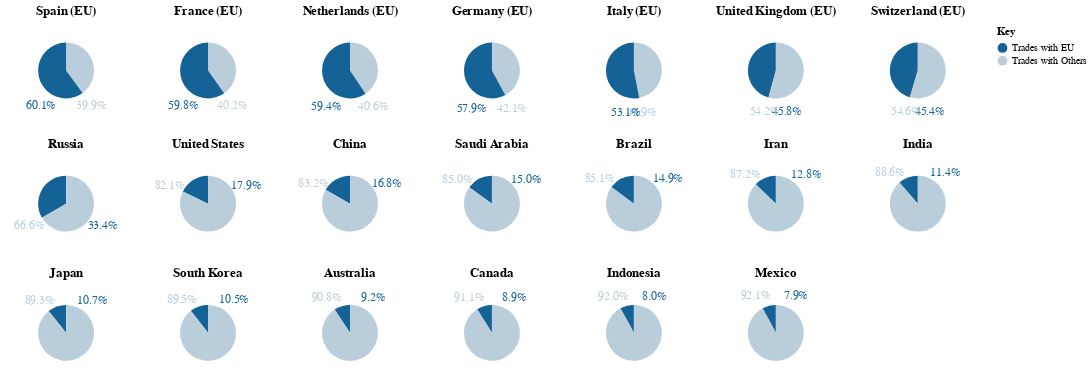

The notebook cell this image was saved under:
### Code cell
my_altair.get_altaire_multi_charts_for_EU()

### Figure 1 — Vega-Lite specification as saved in the notebook (floating-point values rounded to 4 significant figures; data arrays with more than 128 entries replaced by an {"elided": "..."} marker saying what was removed)
{"config": {"view": {"continuousWidth": 400, "continuousHeight": 300}, "title": {"baseline": "line-top", "dy": -5}}, "vconcat": [{"hconcat": [{"layer": [{"mark": {"type": "arc", "outerRadius": 28.57}, "encoding": {"color": {"field": "isEuPartner", "legend": {"title": "Key"}, "scale": {"domain": ["Trades with EU", "Trades with Others"], "range": ["#156296", "#B9CDDB"]}, "type": "nominal"}, "theta": {"field": "total_trade", "type": "quantitative"}, "tooltip": {"field": "total_trade", "format": "$,.0f", "type": "quantitative"}}, "selection": {"Year": {"type": "single", "bind": {"input": "range", "max": 2020, "min": 2014, "step": 1}, "fields": ["Year"], "init": {"Year": 2020}}}, "transform": [{"filter": {"equal": "Spain", "field": "Country"}}]}, {"mark": {"type": "text", "radius": 43.33, "size": 12}, "encoding": {"color": {"field": "isEuPartner", "legend": {"title": "Key"}, "scale": {"domain": ["Trades with EU", "Trades with Others"], "range": ["#156296", "#B9CDDB"]}, "type": "nominal"}, "text": {"field": "PercentOfTotal", "format": ".1%", "type": "quantitative"}, "theta": {"field": "total_trade", "type": "quantitative"}, "tooltip": {"field": "total_trade", "format": "$,.0f", "type": "quantitative"}}, "transform": [{"calculate": "datum.total_trade / datum.total_toWorld_trade", "as": "PercentOfTotal"}, {"filter": {"equal": "Spain", "field": "Country"}}]}], "height": 90.0, "title": "Spain (EU)", "transform": [{"filter": {"selection": "Year"}}], "width": 125.0}, {"layer": [{"mark": {"type": "arc", "outerRadius": 28.57}, "encoding": {"color": {"field": "isEuPartner", "legend": {"title": "Key"}, "scale": {"domain": ["Trades with EU", "Trades with Others"], "range": ["#156296", "#B9CDDB"]}, "type": "nominal"}, "theta": {"field": "total_trade", "type": "quantitative"}, "tooltip": {"field": "total_trade", "format": "$,.0f", "type": "quantitative"}}, "selection": {"Year": {"type": "single", "bind": {"input": "range", "max": 2020, "min": 2014, "step": 1}, "fields": ["Year"], "init": {"Year": 2020}}}, "transform": [{"filter": {"equal": "France", "field": "Country"}}]}, {"mark": {"type": "text", "radius": 43.33, "size": 12}, "encoding": {"color": {"field": "isEuPartner", "legend": {"title": "Key"}, "scale": {"domain": ["Trades with EU", "Trades with Others"], "range": ["#156296", "#B9CDDB"]}, "type": "nominal"}, "text": {"field": "PercentOfTotal", "format": ".1%", "type": "quantitative"}, "theta": {"field": "total_trade", "type": "quantitative"}, "tooltip": {"field": "total_trade", "format": "$,.0f", "type": "quantitative"}}, "transform": [{"calculate": "datum.total_trade / datum.total_toWorld_trade", "as": "PercentOfTotal"}, {"filter": {"equal": "France", "field": "Country"}}]}], "height": 90.0, "title": "France (EU)", "transform": [{"filter": {"selection": "Year"}}], "width": 125.0}, {"layer": [{"mark": {"type": "arc", "outerRadius": 28.57}, "encoding": {"color": {"field": "isEuPartner", "legend": {"title": "Key"}, "scale": {"domain": ["Trades with EU", "Trades with Others"], "range": ["#156296", "#B9CDDB"]}, "type": "nominal"}, "theta": {"field": "total_trade", "type": "quantitative"}, "tooltip": {"field": "total_trade", "format": "$,.0f", "type": "quantitative"}}, "selection": {"Year": {"type": "single", "bind": {"input": "range", "max": 2020, "min": 2014, "step": 1}, "fields": ["Year"], "init": {"Year": 2020}}}, "transform": [{"filter": {"equal": "Netherlands", "field": "Country"}}]}, {"mark": {"type": "text", "radius": 43.33, "size": 12}, "encoding": {"color": {"field": "isEuPartner", "legend": {"title": "Key"}, "scale": {"domain": ["Trades with EU", "Trades with Others"], "range": ["#156296", "#B9CDDB"]}, "type": "nominal"}, "text": {"field": "PercentOfTotal", "format": ".1%", "type": "quantitative"}, "theta": {"field": "total_trade", "type": "quantitative"}, "tooltip": {"field": "total_trade", "format": "$,.0f", "type": "quantitative"}}, "transform": [{"calculate": "datum.total_trade / datum.total_toWorld_trade", "as": "PercentOfTotal"}, {"filter": {"equal": "Netherlands", "field": "Country"}}]}], "height": 90.0, "title": "Netherlands (EU)", "transform": [{"filter": {"selection": "Year"}}], "width": 125.0}, {"layer": [{"mark": {"type": "arc", "outerRadius": 28.57}, "encoding": {"color": {"field": "isEuPartner", "legend": {"title": "Key"}, "scale": {"domain": ["Trades with EU", "Trades with Others"], "range": ["#156296", "#B9CDDB"]}, "type": "nominal"}, "theta": {"field": "total_trade", "type": "quantitative"}, "tooltip": {"field": "total_trade", "format": "$,.0f", "type": "quantitative"}}, "selection": {"Year": {"type": "single", "bind": {"input": "range", "max": 2020, "min": 2014, "step": 1}, "fields": ["Year"], "init": {"Year": 2020}}}, "transform": [{"filter": {"equal": "Germany", "field": "Country"}}]}, {"mark": {"type": "text", "radius": 43.33, "size": 12}, "encoding": {"color": {"field": "isEuPartner", "legend": {"title": "Key"}, "scale": {"domain": ["Trades with EU", "Trades with Others"], "range": ["#156296", "#B9CDDB"]}, "type": "nominal"}, "text": {"field": "PercentOfTotal", "format": ".1%", "type": "quantitative"}, "theta": {"field": "total_trade", "type": "quantitative"}, "tooltip": {"field": "total_trade", "format": "$,.0f", "type": "quantitative"}}, "transform": [{"calculate": "datum.total_trade / datum.total_toWorld_trade", "as": "PercentOfTotal"}, {"filter": {"equal": "Germany", "field": "Country"}}]}], "height": 90.0, "title": "Germany (EU)", "transform": [{"filter": {"selection": "Year"}}], "width": 125.0}, {"layer": [{"mark": {"type": "arc", "outerRadius": 28.57}, "encoding": {"color": {"field": "isEuPartner", "legend": {"title": "Key"}, "scale": {"domain": ["Trades with EU", "Trades with Others"], "range": ["#156296", "#B9CDDB"]}, "type": "nominal"}, "theta": {"field": "total_trade", "type": "quantitative"}, "tooltip": {"field": "total_trade", "format": "$,.0f", "type": "quantitative"}}, "selection": {"Year": {"type": "single", "bind": {"input": "range", "max": 2020, "min": 2014, "step": 1}, "fields": ["Year"], "init": {"Year": 2020}}}, "transform": [{"filter": {"equal": "Italy", "field": "Country"}}]}, {"mark": {"type": "text", "radius": 43.33, "size": 12}, "encoding": {"color": {"field": "isEuPartner", "legend": {"title": "Key"}, "scale": {"domain": ["Trades with EU", "Trades with Others"], "range": ["#156296", "#B9CDDB"]}, "type": "nominal"}, "text": {"field": "PercentOfTotal", "format": ".1%", "type": "quantitative"}, "theta": {"field": "total_trade", "type": "quantitative"}, "tooltip": {"field": "total_trade", "format": "$,.0f", "type": "quantitative"}}, "transform": [{"calculate": "datum.total_trade / datum.total_toWorld_trade", "as": "PercentOfTotal"}, {"filter": {"equal": "Italy", "field": "Country"}}]}], "height": 90.0, "title": "Italy (EU)", "transform": [{"filter": {"selection": "Year"}}], "width": 125.0}, {"layer": [{"mark": {"type": "arc", "outerRadius": 28.57}, "encoding": {"color": {"field": "isEuPartner", "legend": {"title": "Key"}, "scale": {"domain": ["Trades with EU", "Trades with Others"], "range": ["#156296", "#B9CDDB"]}, "type": "nominal"}, "theta": {"field": "total_trade", "type": "quantitative"}, "tooltip": {"field": "total_trade", "format": "$,.0f", "type": "quantitative"}}, "selection": {"Year": {"type": "single", "bind": {"input": "range", "max": 2020, "min": 2014, "step": 1}, "fields": ["Year"], "init": {"Year": 2020}}}, "transform": [{"filter": {"equal": "United Kingdom", "field": "Country"}}]}, {"mark": {"type": "text", "radius": 43.33, "size": 12}, "encoding": {"color": {"field": "isEuPartner", "legend": {"title": "Key"}, "scale": {"domain": ["Trades with EU", "Trades with Others"], "range": ["#156296", "#B9CDDB"]}, "type": "nominal"}, "text": {"field": "PercentOfTotal", "format": ".1%", "type": "quantitative"}, "theta": {"field": "total_trade", "type": "quantitative"}, "tooltip": {"field": "total_trade", "format": "$,.0f", "type": "quantitative"}}, "transform": [{"calculate": "datum.total_trade / datum.total_toWorld_trade", "as": "PercentOfTotal"}, {"filter": {"equal": "United Kingdom", "field": "Country"}}]}], "height": 90.0, "title": "United Kingdom (EU)", "transform": [{"filter": {"selection": "Year"}}], "width": 125.0}, {"layer": [{"mark": {"type": "arc", "outerRadius": 28.57}, "encoding": {"color": {"field": "isEuPartner", "legend": {"title": "Key"}, "scale": {"domain": ["Trades with EU", "Trades with Others"], "range": ["#156296", "#B9CDDB"]}, "type": "nominal"}, "theta": {"field": "total_trade", "type": "quantitative"}, "tooltip": {"field": "total_trade", "format": "$,.0f", "type": "quantitative"}}, "selection": {"Year": {"type": "single", "bind": {"input": "range", "max": 2020, "min": 2014, "step": 1}, "fields": ["Year"], "init": {"Year": 2020}}}, "transform": [{"filter": {"equal": "Switzerland", "field": "Country"}}]}, {"mark": {"type": "text", "radius": 43.33, "size": 12}, "encoding": {"color": {"field": "isEuPartner", "legend": {"title": "Key"}, "scale": {"domain": ["Trades with EU", "Trades with Others"], "range": ["#156296", "#B9CDDB"]}, "type": "nominal"}, "text": {"field": "PercentOfTotal", "format": ".1%", "type": "quantitative"}, "theta": {"field": "total_trade", "type": "quantitative"}, "tooltip": {"field": "total_trade", "format": "$,.0f", "type": "quantitative"}}, "transform": [{"calculate": "datum.total_trade / datum.total_toWorld_trade", "as": "PercentOfTotal"}, {"filter": {"equal": "Switzerland", "field": "Country"}}]}], "height": 90.0, "title": "Switzerland (EU)", "transform": [{"filter": {"selection": "Year"}}], "width": 125.0}]}, {"hconcat": [{"layer": [{"mark": {"type": "arc", "outerRadius": 28.57}, "encoding": {"color": {"field": "isEuPartner", "legend": {"title": "Key"}, "scale": {"domain": ["Trades with EU", "Trades with Others"], "range": ["#156296", "#B9CDDB"]}, "type": "nominal"}, "theta": {"field": "total_trade", "type": "quantitative"}, "tooltip": {"field": "total_trade", "format": "$,.0f", "type": "quantitative"}}, "selection": {"Year": {"type": "single", "bind": {"input": "range", "max": 2020, "min": 2014, "step": 1}, "fields": ["Year"], "init": {"Year": 2020}}}, "transform": [{"filter": {"equal": "Russia", "field": "Country"}}]}, {"mark": {"type": "text", "radius": 43.33, "size": 12}, "encoding": {"color": {"field": "isEuPartner", "legend": {"title": "Key"}, "scale": {"domain": ["Trades with EU", "Trades with Others"], "range": ["#156296", "#B9CDDB"]}, "type": "nominal"}, "text": {"field": "PercentOfTotal", "format": ".1%", "type": "quantitative"}, "theta": {"field": "total_trade", "type": "quantitative"}, "tooltip": {"field": "total_trade", "format": "$,.0f", "type": "quantitative"}}, "transform": [{"calculate": "datum.total_trade / datum.total_toWorld_trade", "as": "PercentOfTotal"}, {"filter": {"equal": "Russia", "field": "Country"}}]}], "height": 90.0, "title": "Russia", "transform": [{"filter": {"selection": "Year"}}], "width": 125.0}, {"layer": [{"mark": {"type": "arc", "outerRadius": 28.57}, "encoding": {"color": {"field": "isEuPartner", "legend": {"title": "Key"}, "scale": {"domain": ["Trades with EU", "Trades with Others"], "range": ["#156296", "#B9CDDB"]}, "type": "nominal"}, "theta": {"field": "total_trade", "type": "quantitative"}, "tooltip": {"field": "total_trade", "format": "$,.0f", "type": "quantitative"}}, "selection": {"Year": {"type": "single", "bind": {"input": "range", "max": 2020, "min": 2014, "step": 1}, "fields": ["Year"], "init": {"Year": 2020}}}, "transform": [{"filter": {"equal": "United States", "field": "Country"}}]}, {"mark": {"type": "text", "radius": 43.33, "size": 12}, "encoding": {"color": {"field": "isEuPartner", "legend": {"title": "Key"}, "scale": {"domain": ["Trades with EU", "Trades with Others"], "range": ["#156296", "#B9CDDB"]}, "type": "nominal"}, "text": {"field": "PercentOfTotal", "format": ".1%", "type": "quantitative"}, "theta": {"field": "total_trade", "type": "quantitative"}, "tooltip": {"field": "total_trade", "format": "$,.0f", "type": "quantitative"}}, "transform": [{"calculate": "datum.total_trade / datum.total_toWorld_trade", "as": "PercentOfTotal"}, {"filter": {"equal": "United States", "field": "Country"}}]}], "height": 90.0, "title": "United States", "transform": [{"filter": {"selection": "Year"}}], "width": 125.0}, {"layer": [{"mark": {"type": "arc", "outerRadius": 28.57}, "encoding": {"color": {"field": "isEuPartner", "legend": {"title": "Key"}, "scale": {"domain": ["Trades with EU", "Trades with Others"], "range": ["#156296", "#B9CDDB"]}, "type": "nominal"}, "theta": {"field": "total_trade", "type": "quantitative"}, "tooltip": {"field": "total_trade", "format": "$,.0f", "type": "quantitative"}}, "selection": {"Year": {"type": "single", "bind": {"input": "range", "max": 2020, "min": 2014, "step": 1}, "fields": ["Year"], "init": {"Year": 2020}}}, "transform": [{"filter": {"equal": "China", "field": "Country"}}]}, {"mark": {"type": "text", "radius": 43.33, "size": 12}, "encoding": {"color": {"field": "isEuPartner", "legend": {"title": "Key"}, "scale": {"domain": ["Trades with EU", "Trades with Others"], "range": ["#156296", "#B9CDDB"]}, "type": "nominal"}, "text": {"field": "PercentOfTotal", "format": ".1%", "type": "quantitative"}, "theta": {"field": "total_trade", "type": "quantitative"}, "tooltip": {"field": "total_trade", "format": "$,.0f", "type": "quantitative"}}, "transform": [{"calculate": "datum.total_trade / datum.total_toWorld_trade", "as": "PercentOfTotal"}, {"filter": {"equal": "China", "field": "Country"}}]}], "height": 90.0, "title": "China", "transform": [{"filter": {"selection": "Year"}}], "width": 125.0}, {"layer": [{"mark": {"type": "arc", "outerRadius": 28.57}, "encoding": {"color": {"field": "isEuPartner", "legend": {"title": "Key"}, "scale": {"domain": ["Trades with EU", "Trades with Others"], "range": ["#156296", "#B9CDDB"]}, "type": "nominal"}, "theta": {"field": "total_trade", "type": "quantitative"}, "tooltip": {"field": "total_trade", "format": "$,.0f", "type": "quantitative"}}, "selection": {"Year": {"type": "single", "bind": {"input": "range", "max": 2020, "min": 2014, "step": 1}, "fields": ["Year"], "init": {"Year": 2020}}}, "transform": [{"filter": {"equal": "Saudi Arabia", "field": "Country"}}]}, {"mark": {"type": "text", "radius": 43.33, "size": 12}, "encoding": {"color": {"field": "isEuPartner", "legend": {"title": "Key"}, "scale": {"domain": ["Trades with EU", "Trades with Others"], "range": ["#156296", "#B9CDDB"]}, "type": "nominal"}, "text": {"field": "PercentOfTotal", "format": ".1%", "type": "quantitative"}, "theta": {"field": "total_trade", "type": "quantitative"}, "tooltip": {"field": "total_trade", "format": "$,.0f", "type": "quantitative"}}, "transform": [{"calculate": "datum.total_trade / datum.total_toWorld_trade", "as": "PercentOfTotal"}, {"filter": {"equal": "Saudi Arabia", "field": "Country"}}]}], "height": 90.0, "title": "Saudi Arabia", "transform": [{"filter": {"selection": "Year"}}], "width": 125.0}, {"layer": [{"mark": {"type": "arc", "outerRadius": 28.57}, "encoding": {"color": {"field": "isEuPartner", "legend": {"title": "Key"}, "scale": {"domain": ["Trades with EU", "Trades with Others"], "range": ["#156296", "#B9CDDB"]}, "type": "nominal"}, "theta": {"field": "total_trade", "type": "quantitative"}, "tooltip": {"field": "total_trade", "format": "$,.0f", "type": "quantitative"}}, "selection": {"Year": {"type": "single", "bind": {"input": "range", "max": 2020, "min": 2014, "step": 1}, "fields": ["Year"], "init": {"Year": 2020}}}, "transform": [{"filter": {"equal": "Brazil", "field": "Country"}}]}, {"mark": {"type": "text", "radius": 43.33, "size": 12}, "encoding": {"color": {"field": "isEuPartner", "legend": {"title": "Key"}, "scale": {"domain": ["Trades with EU", "Trades with Others"], "range": ["#156296", "#B9CDDB"]}, "type": "nominal"}, "text": {"field": "PercentOfTotal", "format": ".1%", "type": "quantitative"}, "theta": {"field": "total_trade", "type": "quantitative"}, "tooltip": {"field": "total_trade", "format": "$,.0f", "type": "quantitative"}}, "transform": [{"calculate": "datum.total_trade / datum.total_toWorld_trade", "as": "PercentOfTotal"}, {"filter": {"equal": "Brazil", "field": "Country"}}]}], "height": 90.0, "title": "Brazil", "transform": [{"filter": {"selection": "Year"}}], "width": 125.0}, {"layer": [{"mark": {"type": "arc", "outerRadius": 28.57}, "encoding": {"color": {"field": "isEuPartner", "legend": {"title": "Key"}, "scale": {"domain": ["Trades with EU", "Trades with Others"], "range": ["#156296", "#B9CDDB"]}, "type": "nominal"}, "theta": {"field": "total_trade", "type": "quantitative"}, "tooltip": {"field": "total_trade", "format": "$,.0f", "type": "quantitative"}}, "selection": {"Year": {"type": "single", "bind": {"input": "range", "max": 2020, "min": 2014, "step": 1}, "fields": ["Year"], "init": {"Year": 2020}}}, "transform": [{"filter": {"equal": "Iran", "field": "Country"}}]}, {"mark": {"type": "text", "radius": 43.33, "size": 12}, "encoding": {"color": {"field": "isEuPartner", "legend": {"title": "Key"}, "scale": {"domain": ["Trades with EU", "Trades with Others"], "range": ["#156296", "#B9CDDB"]}, "type": "nominal"}, "text": {"field": "PercentOfTotal", "format": ".1%", "type": "quantitative"}, "theta": {"field": "total_trade", "type": "quantitative"}, "tooltip": {"field": "total_trade", "format": "$,.0f", "type": "quantitative"}}, "transform": [{"calculate": "datum.total_trade / datum.total_toWorld_trade", "as": "PercentOfTotal"}, {"filter": {"equal": "Iran", "field": "Country"}}]}], "height": 90.0, "title": "Iran", "transform": [{"filter": {"selection": "Year"}}], "width": 125.0}, {"layer": [{"mark": {"type": "arc", "outerRadius": 28.57}, "encoding": {"color": {"field": "isEuPartner", "legend": {"title": "Key"}, "scale": {"domain": ["Trades with EU", "Trades with Others"], "range": ["#156296", "#B9CDDB"]}, "type": "nominal"}, "theta": {"field": "total_trade", "type": "quantitative"}, "tooltip": {"field": "total_trade", "format": "$,.0f", "type": "quantitative"}}, "selection": {"Year": {"type": "single", "bind": {"input": "range", "max": 2020, "min": 2014, "step": 1}, "fields": ["Year"], "init": {"Year": 2020}}}, "transform": [{"filter": {"equal": "India", "field": "Country"}}]}, {"mark": {"type": "text", "radius": 43.33, "size": 12}, "encoding": {"color": {"field": "isEuPartner", "legend": {"title": "Key"}, "scale": {"domain": ["Trades with EU", "Trades with Others"], "range": ["#156296", "#B9CDDB"]}, "type": "nominal"}, "text": {"field": "PercentOfTotal", "format": ".1%", "type": "quantitative"}, "theta": {"field": "total_trade", "type": "quantitative"}, "tooltip": {"field": "total_trade", "format": "$,.0f", "type": "quantitative"}}, "transform": [{"calculate": "datum.total_trade / datum.total_toWorld_trade", "as": "PercentOfTotal"}, {"filter": {"equal": "India", "field": "Country"}}]}], "height": 90.0, "title": "India", "transform": [{"filter": {"selection": "Year"}}], "width": 125.0}]}, {"hconcat": [{"layer": [{"mark": {"type": "arc", "outerRadius": 28.57}, "encoding": {"color": {"field": "isEuPartner", "legend": {"title": "Key"}, "scale": {"domain": ["Trades with EU", "Trades with Others"], "range": ["#156296", "#B9CDDB"]}, "type": "nominal"}, "theta": {"field": "total_trade", "type": "quantitative"}, "tooltip": {"field": "total_trade", "format": "$,.0f", "type": "quantitative"}}, "selection": {"Year": {"type": "single", "bind": {"input": "range", "max": 2020, "min": 2014, "step": 1}, "fields": ["Year"], "init": {"Year": 2020}}}, "transform": [{"filter": {"equal": "Japan", "field": "Country"}}]}, {"mark": {"type": "text", "radius": 43.33, "size": 12}, "encoding": {"color": {"field": "isEuPartner", "legend": {"title": "Key"}, "scale": {"domain": ["Trades with EU", "Trades with Others"], "range": ["#156296", "#B9CDDB"]}, "type": "nominal"}, "text": {"field": "PercentOfTotal", "format": ".1%", "type": "quantitative"}, "theta": {"field": "total_trade", "type": "quantitative"}, "tooltip": {"field": "total_trade", "format": "$,.0f", "type": "quantitative"}}, "transform": [{"calculate": "datum.total_trade / datum.total_toWorld_trade", "as": "PercentOfTotal"}, {"filter": {"equal": "Japan", "field": "Country"}}]}], "height": 90.0, "title": "Japan", "transform": [{"filter": {"selection": "Year"}}], "width": 125.0}, {"layer": [{"mark": {"type": "arc", "outerRadius": 28.57}, "encoding": {"color": {"field": "isEuPartner", "legend": {"title": "Key"}, "scale": {"domain": ["Trades with EU", "Trades with Others"], "range": ["#156296", "#B9CDDB"]}, "type": "nominal"}, "theta": {"field": "total_trade", "type": "quantitative"}, "tooltip": {"field": "total_trade", "format": "$,.0f", "type": "quantitative"}}, "selection": {"Year": {"type": "single", "bind": {"input": "range", "max": 2020, "min": 2014, "step": 1}, "fields": ["Year"], "init": {"Year": 2020}}}, "transform": [{"filter": {"equal": "South Korea", "field": "Country"}}]}, {"mark": {"type": "text", "radius": 43.33, "size": 12}, "encoding": {"color": {"field": "isEuPartner", "legend": {"title": "Key"}, "scale": {"domain": ["Trades with EU", "Trades with Others"], "range": ["#156296", "#B9CDDB"]}, "type": "nominal"}, "text": {"field": "PercentOfTotal", "format": ".1%", "type": "quantitative"}, "theta": {"field": "total_trade", "type": "quantitative"}, "tooltip": {"field": "total_trade", "format": "$,.0f", "type": "quantitative"}}, "transform": [{"calculate": "datum.total_trade / datum.total_toWorld_trade", "as": "PercentOfTotal"}, {"filter": {"equal": "South Korea", "field": "Country"}}]}], "height": 90.0, "title": "South Korea", "transform": [{"filter": {"selection": "Year"}}], "width": 125.0}, {"layer": [{"mark": {"type": "arc", "outerRadius": 28.57}, "encoding": {"color": {"field": "isEuPartner", "legend": {"title": "Key"}, "scale": {"domain": ["Trades with EU", "Trades with Others"], "range": ["#156296", "#B9CDDB"]}, "type": "nominal"}, "theta": {"field": "total_trade", "type": "quantitative"}, "tooltip": {"field": "total_trade", "format": "$,.0f", "type": "quantitative"}}, "selection": {"Year": {"type": "single", "bind": {"input": "range", "max": 2020, "min": 2014, "step": 1}, "fields": ["Year"], "init": {"Year": 2020}}}, "transform": [{"filter": {"equal": "Australia", "field": "Country"}}]}, {"mark": {"type": "text", "radius": 43.33, "size": 12}, "encoding": {"color": {"field": "isEuPartner", "legend": {"title": "Key"}, "scale": {"domain": ["Trades with EU", "Trades with Others"], "range": ["#156296", "#B9CDDB"]}, "type": "nominal"}, "text": {"field": "PercentOfTotal", "format": ".1%", "type": "quantitative"}, "theta": {"field": "total_trade", "type": "quantitative"}, "tooltip": {"field": "total_trade", "format": "$,.0f", "type": "quantitative"}}, "transform": [{"calculate": "datum.total_trade / datum.total_toWorld_trade", "as": "PercentOfTotal"}, {"filter": {"equal": "Australia", "field": "Country"}}]}], "height": 90.0, "title": "Australia", "transform": [{"filter": {"selection": "Year"}}], "width": 125.0}, {"layer": [{"mark": {"type": "arc", "outerRadius": 28.57}, "encoding": {"color": {"field": "isEuPartner", "legend": {"title": "Key"}, "scale": {"domain": ["Trades with EU", "Trades with Others"], "range": ["#156296", "#B9CDDB"]}, "type": "nominal"}, "theta": {"field": "total_trade", "type": "quantitative"}, "tooltip": {"field": "total_trade", "format": "$,.0f", "type": "quantitative"}}, "selection": {"Year": {"type": "single", "bind": {"input": "range", "max": 2020, "min": 2014, "step": 1}, "fields": ["Year"], "init": {"Year": 2020}}}, "transform": [{"filter": {"equal": "Canada", "field": "Country"}}]}, {"mark": {"type": "text", "radius": 43.33, "size": 12}, "encoding": {"color": {"field": "isEuPartner", "legend": {"title": "Key"}, "scale": {"domain": ["Trades with EU", "Trades with Others"], "range": ["#156296", "#B9CDDB"]}, "type": "nominal"}, "text": {"field": "PercentOfTotal", "format": ".1%", "type": "quantitative"}, "theta": {"field": "total_trade", "type": "quantitative"}, "tooltip": {"field": "total_trade", "format": "$,.0f", "type": "quantitative"}}, "transform": [{"calculate": "datum.total_trade / datum.total_toWorld_trade", "as": "PercentOfTotal"}, {"filter": {"equal": "Canada", "field": "Country"}}]}], "height": 90.0, "title": "Canada", "transform": [{"filter": {"selection": "Year"}}], "width": 125.0}, {"layer": [{"mark": {"type": "arc", "outerRadius": 28.57}, "encoding": {"color": {"field": "isEuPartner", "legend": {"title": "Key"}, "scale": {"domain": ["Trades with EU", "Trades with Others"], "range": ["#156296", "#B9CDDB"]}, "type": "nominal"}, "theta": {"field": "total_trade", "type": "quantitative"}, "tooltip": {"field": "total_trade", "format": "$,.0f", "type": "quantitative"}}, "selection": {"Year": {"type": "single", "bind": {"input": "range", "max": 2020, "min": 2014, "step": 1}, "fields": ["Year"], "init": {"Year": 2020}}}, "transform": [{"filter": {"equal": "Indonesia", "field": "Country"}}]}, {"mark": {"type": "text", "radius": 43.33, "size": 12}, "encoding": {"color": {"field": "isEuPartner", "legend": {"title": "Key"}, "scale": {"domain": ["Trades with EU", "Trades with Others"], "range": ["#156296", "#B9CDDB"]}, "type": "nominal"}, "text": {"field": "PercentOfTotal", "format": ".1%", "type": "quantitative"}, "theta": {"field": "total_trade", "type": "quantitative"}, "tooltip": {"field": "total_trade", "format": "$,.0f", "type": "quantitative"}}, "transform": [{"calculate": "datum.total_trade / datum.total_toWorld_trade", "as": "PercentOfTotal"}, {"filter": {"equal": "Indonesia", "field": "Country"}}]}], "height": 90.0, "title": "Indonesia", "transform": [{"filter": {"selection": "Year"}}], "width": 125.0}, {"layer": [{"mark": {"type": "arc", "outerRadius": 28.57}, "encoding": {"color": {"field": "isEuPartner", "legend": {"title": "Key"}, "scale": {"domain": ["Trades with EU", "Trades with Others"], "range": ["#156296", "#B9CDDB"]}, "type": "nominal"}, "theta": {"field": "total_trade", "type": "quantitative"}, "tooltip": {"field": "total_trade", "format": "$,.0f", "type": "quantitative"}}, "selection": {"Year": {"type": "single", "bind": {"input": "range", "max": 2020, "min": 2014, "step": 1}, "fields": ["Year"], "init": {"Year": 2020}}}, "transform": [{"filter": {"equal": "Mexico", "field": "Country"}}]}, {"mark": {"type": "text", "radius": 43.33, "size": 12}, "encoding": {"color": {"field": "isEuPartner", "legend": {"title": "Key"}, "scale": {"domain": ["Trades with EU", "Trades with Others"], "range": ["#156296", "#B9CDDB"]}, "type": "nominal"}, "text": {"field": "PercentOfTotal", "format": ".1%", "type": "quantitative"}, "theta": {"field": "total_trade", "type": "quantitative"}, "tooltip": {"field": "total_trade", "format": "$,.0f", "type": "quantitative"}}, "transform": [{"calculate": "datum.total_trade / datum.total_toWorld_trade", "as": "PercentOfTotal"}, {"filter": {"equal": "Mexico", "field": "Country"}}]}], "height": 90.0, "title": "Mexico", "transform": [{"filter": {"selection": "Year"}}], "width": 125.0}]}], "data": {"name": "data-f9b2fb3ad67651ced4eef4e994fcb7d3"}, "$schema": "https://vega.github.io/schema/vega-lite/v4.17.0.json", "datasets": {"data-f9b2fb3ad67651ced4eef4e994fcb7d3": {"elided": "280 records"}}}
